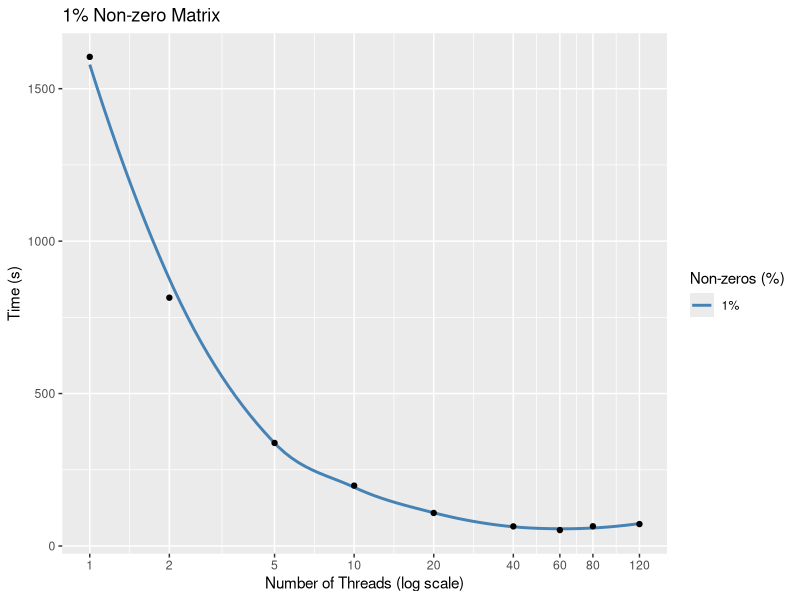
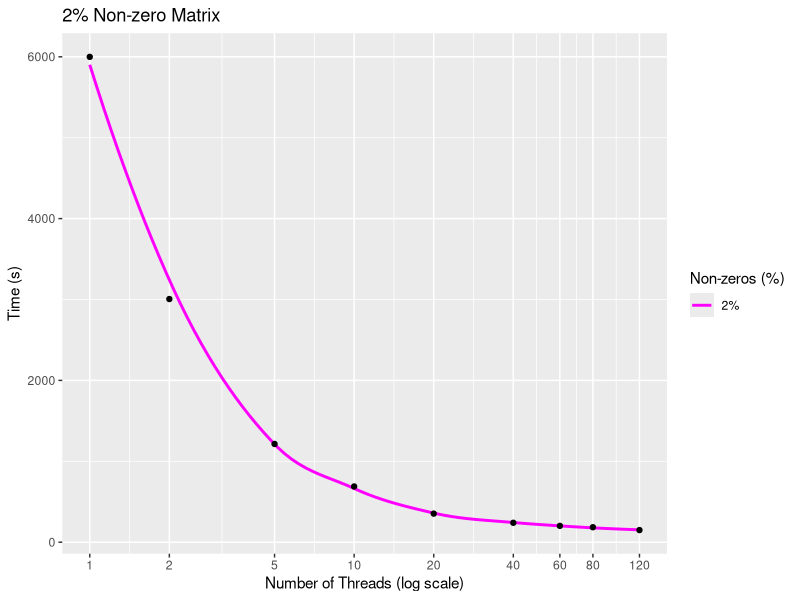
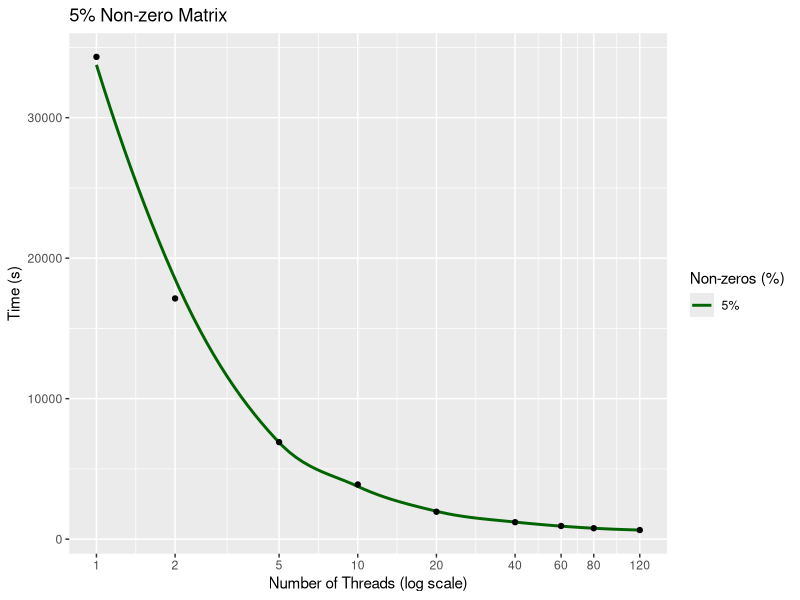
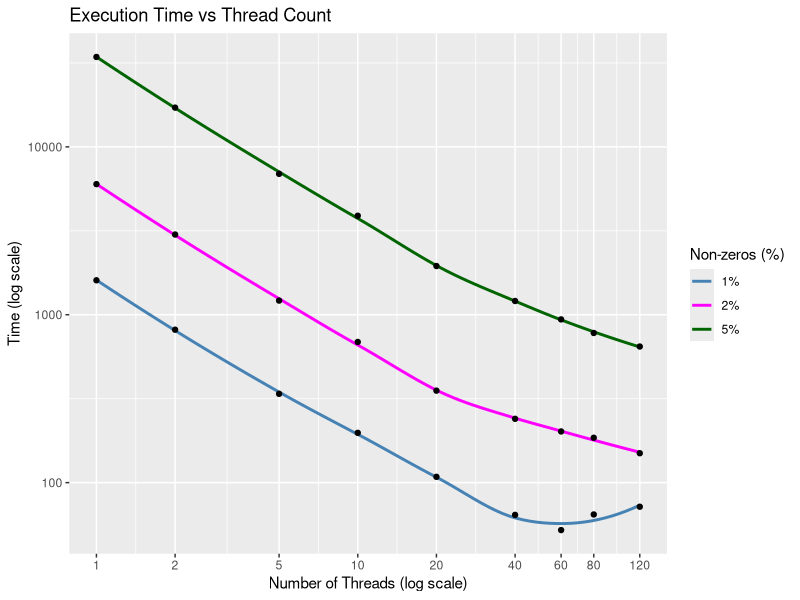
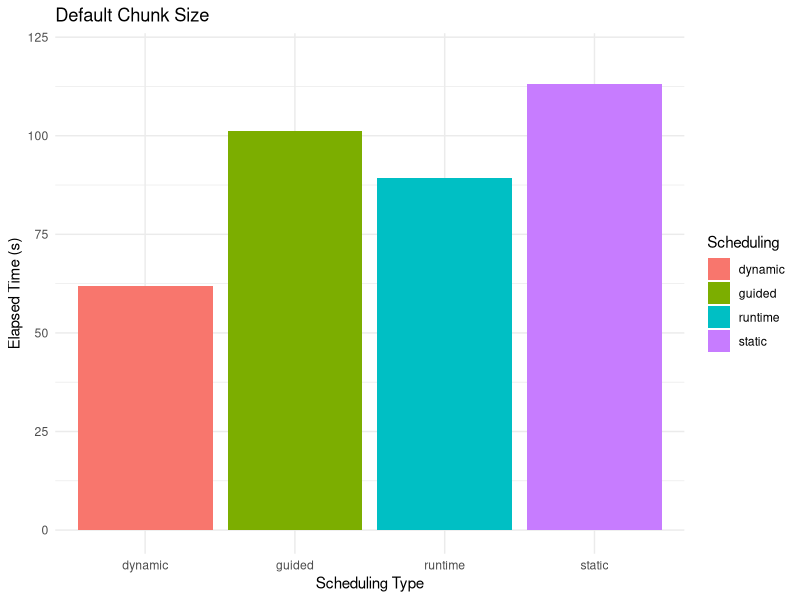
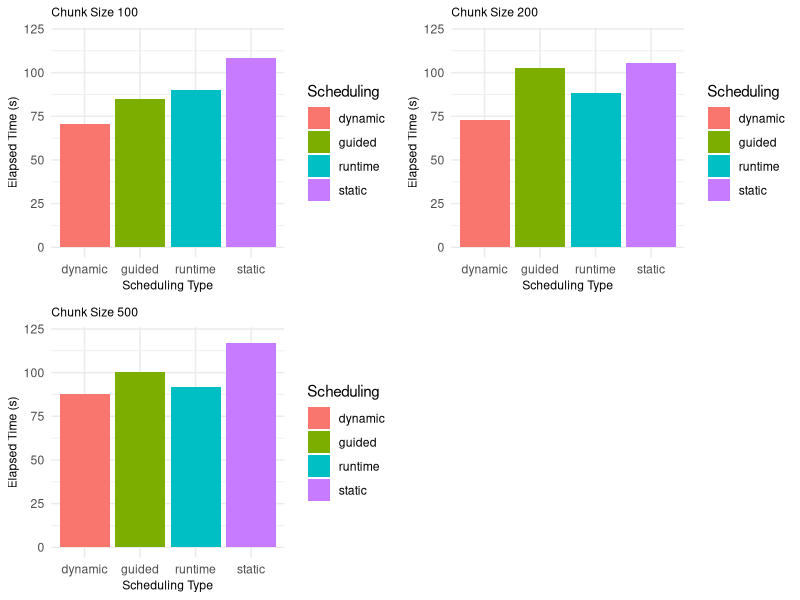

Reproduce these figures in R, in order.
## ---- chunk 1
library(ggplot2)
library(knitr)
library(gridExtra)
## ---- chunk 2
library(ggplot2)
library(gridExtra)

# Data
data <- data.frame(
  num_thread =  c(1, 2, 5, 10, 20, 40, 60, 80, 120),
  percent_1 = c(1604.39, 814.507, 337.936, 197.947, 108.282, 64.2614, 52.1606, 64.6179, 71.84),
  percent_2 = c(5999.23, 3005.59, 1214.35, 688.519, 353.096, 239.968, 201.738, 185.006, 149.679),
  percent_5 = c(34327.9, 17133.4, 6907.46, 3889.31, 1951.35, 1207.59, 938.196, 778.801, 646.755)
)

# Percent 1% plot
p1 <- ggplot(data, aes(x = num_thread)) +
  geom_smooth(aes(y = percent_1, color = "1%"), se = FALSE) +
  geom_point(aes(y = percent_1)) +
  labs(title = "1% Non-zero Matrix",
       x = "Number of Threads (log scale)",
       y = "Time (s)",
       color = "Non-zeros (%)") +
  scale_color_manual(values = "steelblue") +
  scale_x_log10(breaks = c(1, 2, 5, 10, 20, 40, 60, 80, 120))

# Percent 2% plot
p2 <- ggplot(data, aes(x = num_thread)) +
  geom_smooth(aes(y = percent_2, color = "2%"), se = FALSE) +
  geom_point(aes(y = percent_2)) +
  labs(title = "2% Non-zero Matrix",
       x = "Number of Threads (log scale)",
       y = "Time (s)",
       color = "Non-zeros (%)") +
  scale_color_manual(values = "magenta") +
  scale_x_log10(breaks = c(1, 2, 5, 10, 20, 40, 60, 80, 120))

# Percent 5% plot
p3 <- ggplot(data, aes(x = num_thread)) +
  geom_smooth(aes(y = percent_5, color = "5%"), se = FALSE) +
  geom_point(aes(y = percent_5)) +
  labs(title = "5% Non-zero Matrix",
       x = "Number of Threads (log scale)",
       y = "Time (s)",
       color = "Non-zeros (%)") +
  scale_color_manual(values = "darkgreen") +
  scale_x_log10(breaks = c(1, 2, 5, 10, 20, 40, 60, 80, 120))

# Combined plot (your original one)
p_combined <- ggplot(data, aes(x = num_thread)) +
  geom_smooth(aes(y = percent_1, color = "1%"), se = FALSE) +
  geom_smooth(aes(y = percent_2, color = "2%"), se = FALSE) +
  geom_smooth(aes(y = percent_5, color = "5%"), se = FALSE) +
  geom_point(aes(y = percent_1)) +
  geom_point(aes(y = percent_2)) +
  geom_point(aes(y = percent_5)) +
  labs(title = "Execution Time vs Thread Count",
       x = "Number of Threads (log scale)",
       y = "Time (log scale)",
       color = "Non-zeros (%)") +
  scale_color_manual(values = c(
    "1%" = "steelblue",
    "2%" = "magenta",
    "5%" = "darkgreen")) +
  scale_y_log10() +
  scale_x_log10(breaks = c(1, 2, 5, 10, 20, 40, 60, 80, 120))

# Arrange the plots in a 2x2 grid
p1
## ---- chunk 3
p2
p3
p_combined
## ---- chunk 4
# Required Libraries
library(ggplot2)
library(gridExtra)

# Data
data <- data.frame(
  Scheduling = c("static", "dynamic", "guided", "runtime"),
  Chunk_0 = c(113.135, 61.9773, 101.167, 89.1588),
  Chunk_100 = c(108.379, 70.7232, 85.1109, 89.7971),
  Chunk_200 = c(105.574, 73.1157, 102.415, 88.615),
  Chunk_500 = c(117.003, 87.7587, 100.459, 91.4995)
)

y_limits <- c(0, 120)
# Chunk Size 0 Plot
p_chunk0 <- ggplot(data, aes(x = Scheduling, y = Chunk_0, fill = Scheduling)) +
  geom_bar(stat = "identity") +
  labs(title = "Default Chunk Size", x = "Scheduling Type", y = "Elapsed Time (s)") +
  theme_minimal() +
  ylim(y_limits)

# Chunk Size 100 Plot
p_chunk100 <- ggplot(data, aes(x = Scheduling, y = Chunk_100, fill = Scheduling)) +
  geom_bar(stat = "identity") +
  labs(title = "Chunk Size 100", x = "Scheduling Type", y = "Elapsed Time (s)") +
  theme_minimal() +
  ylim(y_limits) +
  theme(
    axis.title = element_text(size = rel(0.8)),  # Adjust axis title size
    axis.text = element_text(size = rel(0.8)),   # Adjust axis labels size
    plot.title = element_text(size = rel(0.8))   # Adjust plot title size
  )

# Chunk Size 200 Plot
p_chunk200 <- ggplot(data, aes(x = Scheduling, y = Chunk_200, fill = Scheduling)) +
  geom_bar(stat = "identity") +
  labs(title = "Chunk Size 200", x = "Scheduling Type", y = "Elapsed Time (s)") +
  theme_minimal() +
  ylim(y_limits) +
  theme(
    axis.title = element_text(size = rel(0.8)),  # Adjust axis title size
    axis.text = element_text(size = rel(0.8)),   # Adjust axis labels size
    plot.title = element_text(size = rel(0.8))   # Adjust plot title size
  )

# Chunk Size 500 Plot
p_chunk500 <- ggplot(data, aes(x = Scheduling, y = Chunk_500, fill = Scheduling)) +
  geom_bar(stat = "identity") +
  labs(title = "Chunk Size 500", x = "Scheduling Type", y = "Elapsed Time (s)") +
  theme_minimal() +
  ylim(y_limits) +
  theme(
    axis.title = element_text(size = rel(0.8)),  # Adjust axis title size
    axis.text = element_text(size = rel(0.8)),   # Adjust axis labels size
    plot.title = element_text(size = rel(0.8))   # Adjust plot title size
  )

# Arrange all plots in a 2x2 grid
p_chunk0
## ---- chunk 5
grid.arrange(p_chunk100, p_chunk200, p_chunk500, nrow = 2)
